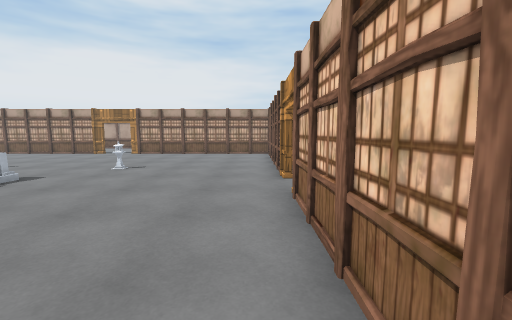
[1] (above)

24 first-person views from a walk through a scene from a Unity 3-D project. The camera is 1.4 m above the floor, tilts 6° down and sees 90° across. The floor is counted in squares, 1 m on a side. Each view is taken from the middle of a square. On the plan, view 1 faces up. The plan holds only what a view shows up to about 13 squares ahead; the rest is blank. The place goes on beyond the plan. The player character is not drawn. Some surface patterns are stand-ins.

[2]
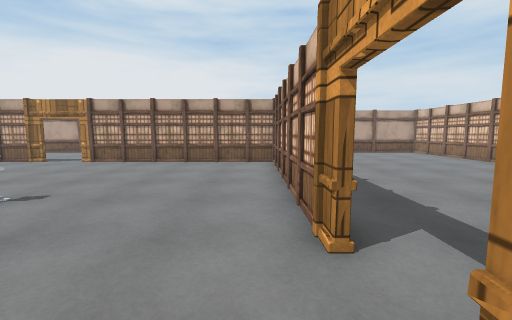

[3]
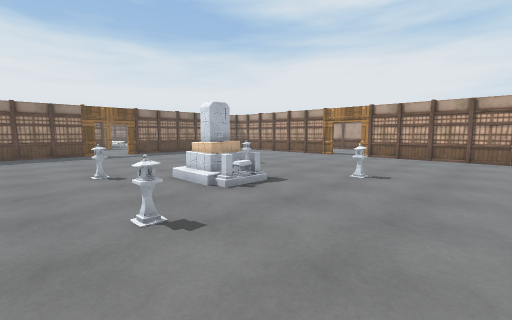

[4]
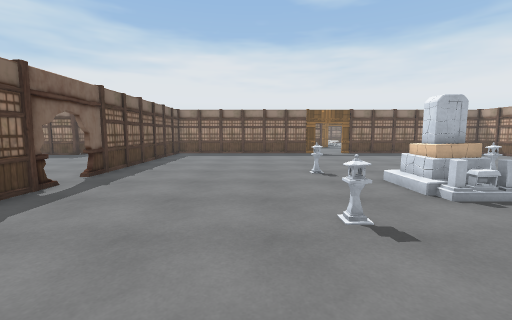

[5]
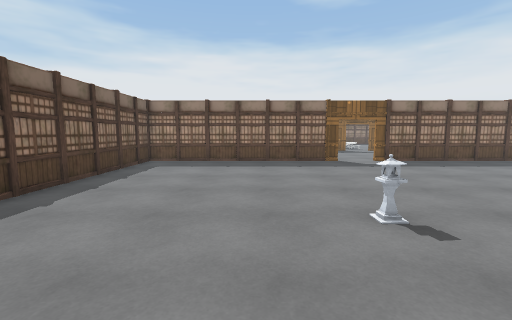

[6]
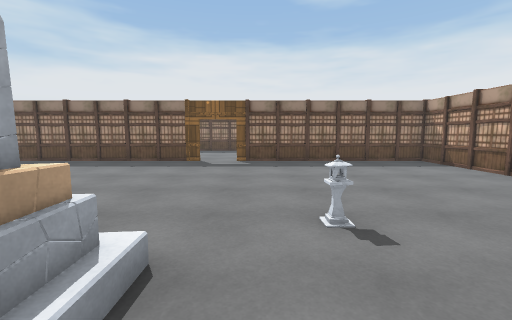

[7]
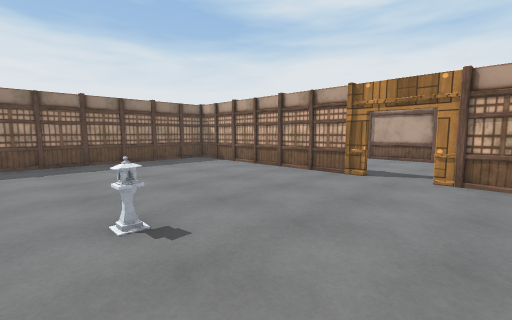

[8]
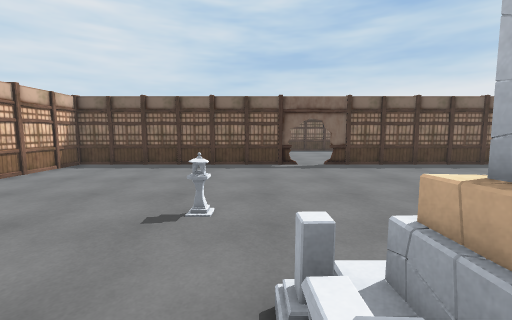

[9]
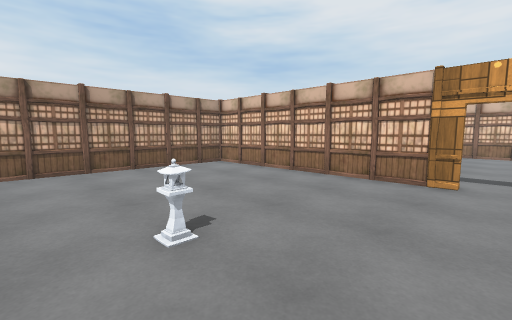

[10]
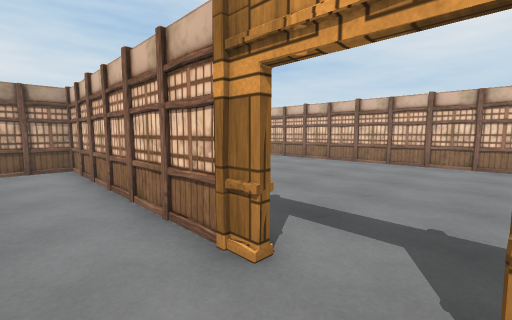

[11]
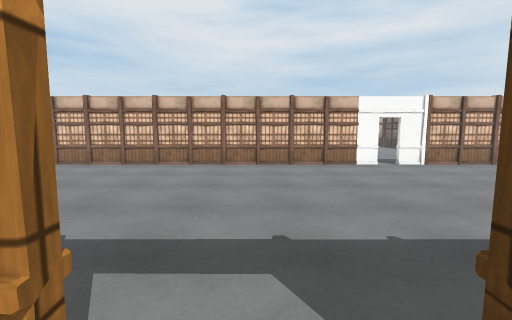

[12]
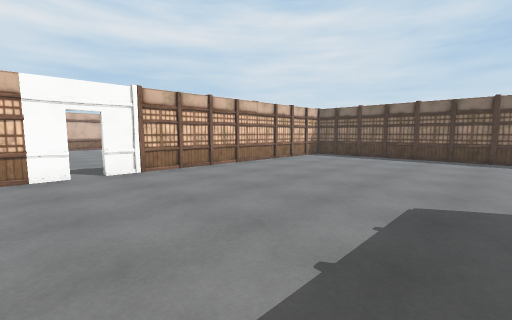

[13]
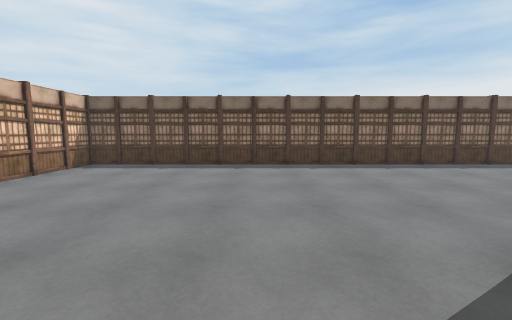

[14]
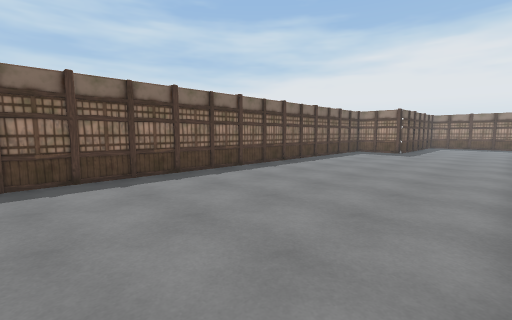

[15]
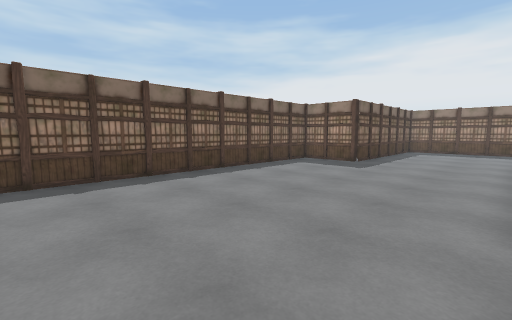

[16]
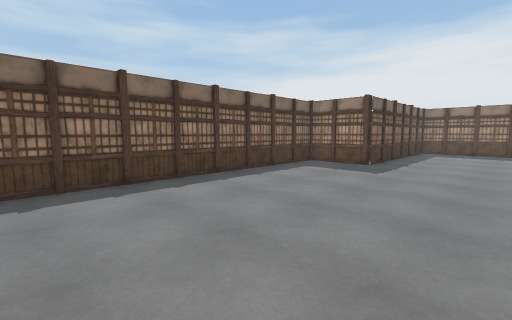

[17]
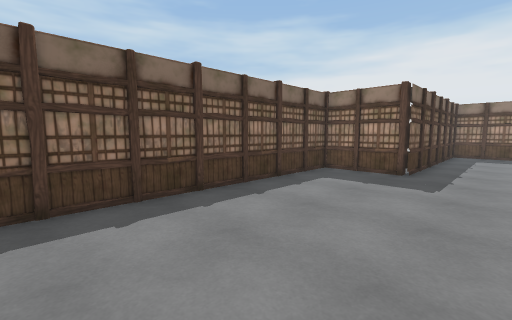

[18]
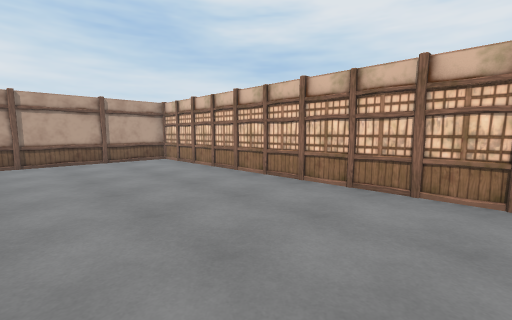

[19]
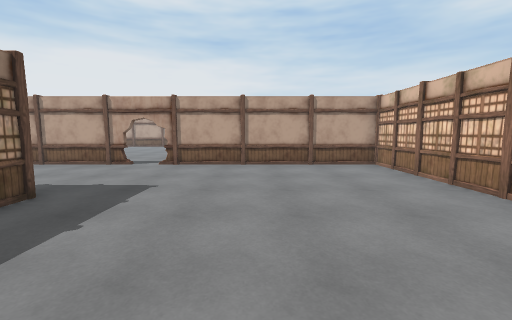

[20]
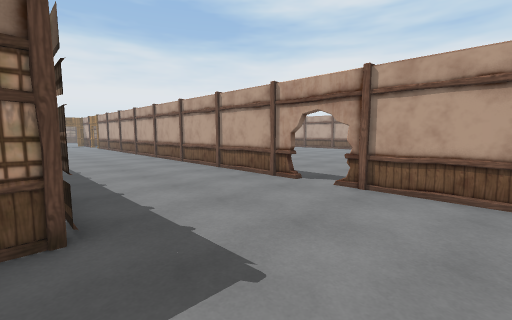

[21]
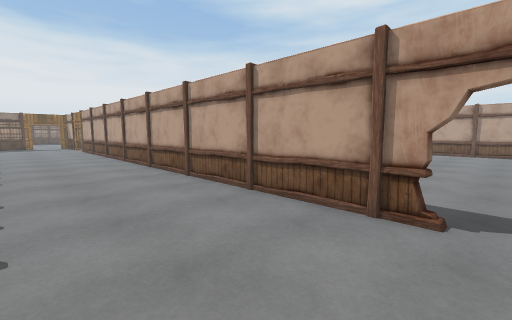

[22]
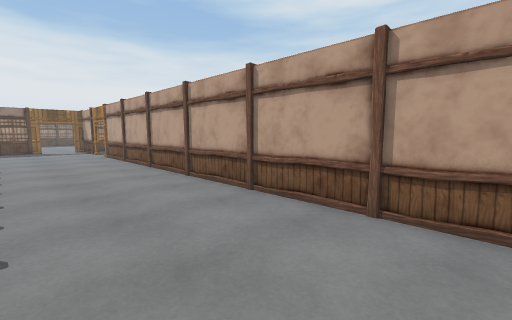

[23]
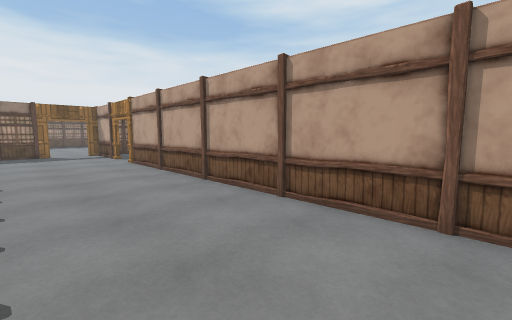

[24]
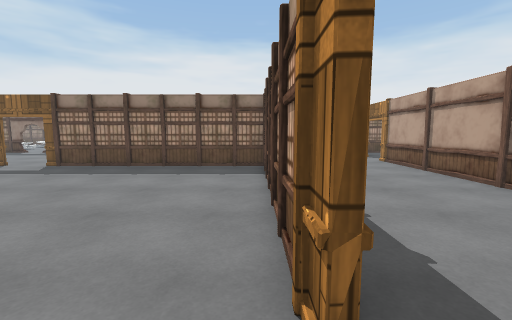

### Floor plan
Points are (right, up) in squares from view 1. A wall is a line through its corners. A room is listed if a view was taken in it or the views show most of it. See-through windows are left out.
Room 1 (views 1, 2, 3, 4, 5, 6, 7, 8, 9, 10, 11, 24)
walls: (-8.4, 6.5) (-9, 6.5); (0.9, 7.9) (0.9, 17.5); (-8, 17.2) (-8.4, 17.5); (-8.9, -3.4) (0.9, -3.4) (0.9, 6); (-10.4, 17.4) (-19.9, 17.4) (-19.9, 8); (-19.9, 6.2) (-19.9, -3.4) (-10, -3.4); (1.3, 17.4) (-8.5, 17.4)
low walls: (-9.3, 7.4) (-8.4, 7.4) (-8.4, 6.5)
ways out: opening at (-20, 7.5) to room 2; opening at (-9.5, 18) to room 2; opening at (-9, -3) to room 2; opening at (1, 6.5) to room 2; gap at (-10, -3) to room 2
objects: lantern (-11, 4); lantern (-11, 10); lantern (-6, 4); lantern (-5, 10)
Room 2 (views 12, 13, 14, 15, 16, 17, 18, 19, 20, 21, 22, 23)
walls: (1.3, 7.9) (0.9, 7.9); (11.4, 1.5) (11.3, 23.4) (1.8, 23.4); (1.1, 17.6) (1.1, 16.7); (11.4, -6.1) (11.4, 0.6); (-10.4, 17.8) (-10.4, 17.4); (2.4, 23.3) (2, 23.6); (0.5, 23.4) (-22.1, 23.4); (0.4, 23.7) (0, 23.3); (-20.2, 6.2) (-19.9, 6.2); (-24.6, -9.4) (-18.4, -9.4) (-18.4, -12.4) (11.5, -12.4) (11.5, -8.3)
ways out: opening at (-20, 7.5) to room 1; opening at (-9.5, 18) to room 1; opening at (-9, -3) to room 1; opening at (1, 6.5) to room 1; gap at (-10, -3) to room 1; opening at (1, 24)

Positions as (right, up) in squares from view 1, and headings:
1: (0, 0), facing up
2: (0, 5), facing up
3: (-2, 2), facing up-left
4: (-2, 2), facing left
5: (-7, 2), facing left
6: (-7, 9), facing left
7: (-7, 9), facing up-left
8: (-7, 8), facing down
9: (-7, 7), facing up-right
10: (-1, 6), facing up-right
11: (0, 7), facing right
12: (2, 3), facing down-right
13: (4, -1), facing down
14: (1, -4), facing down-left
15: (-6, -4), facing down-left
16: (-7, -5), facing down-left
17: (-9, -7), facing down-left
18: (5, 10), facing up-right
19: (6, 12), facing up
20: (5, 17), facing up-left
21: (1, 19), facing up-left
22: (-5, 19), facing up-left
23: (-9, 19), facing up-left
24: (-9, 17), facing left
